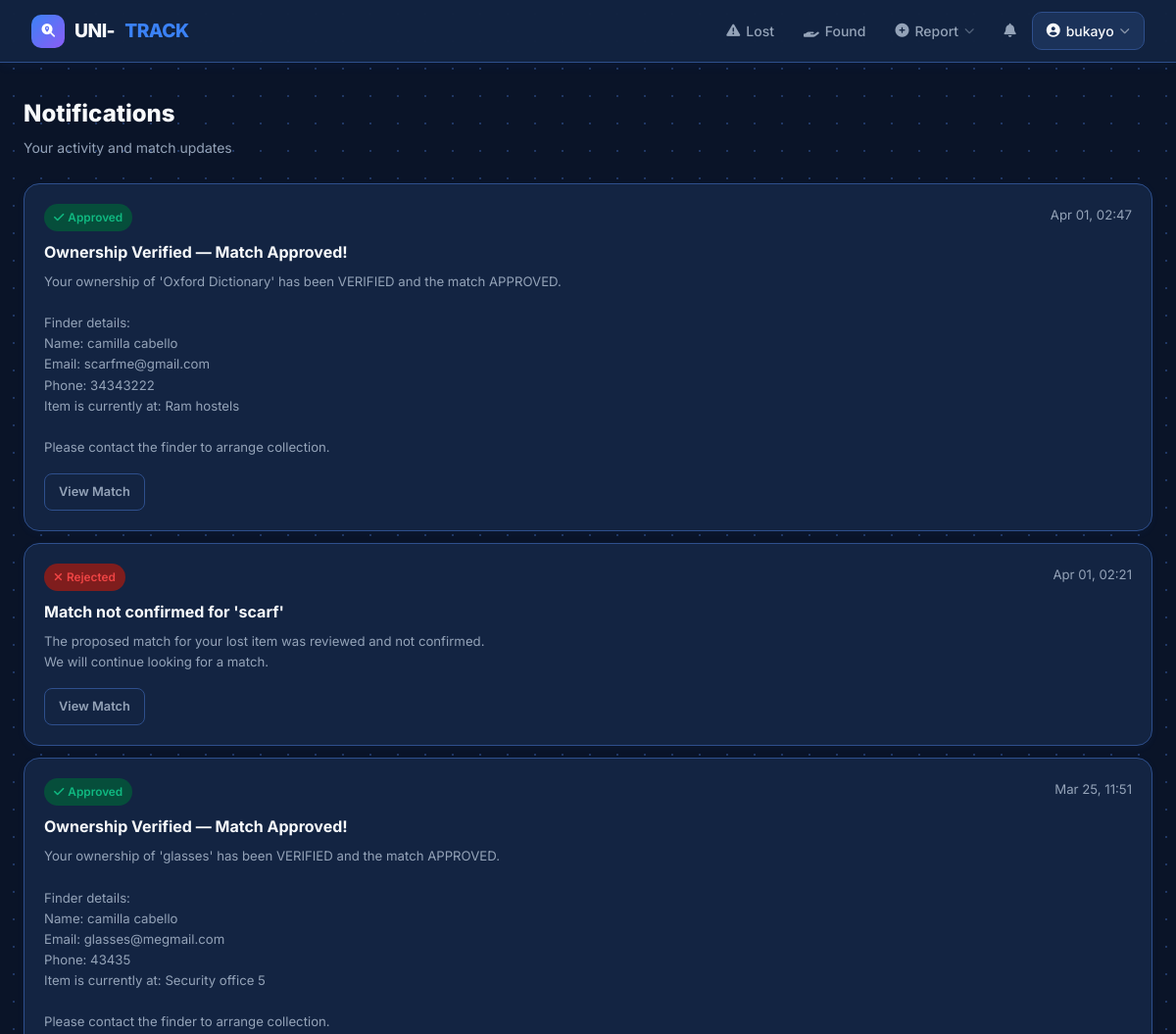
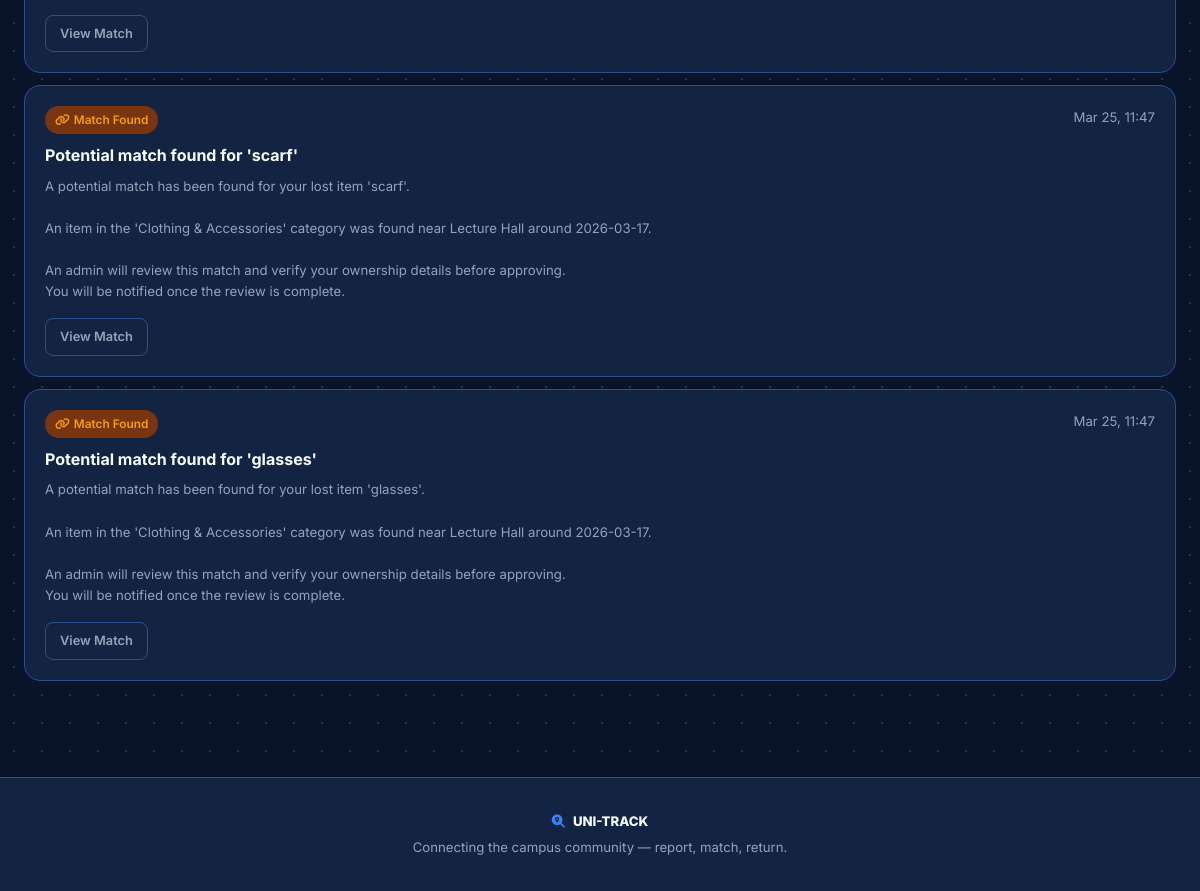
Screenshot of /notifications/ (signed in) with the database file from the repository (2 pictures, top to bottom).
### accounts/models.py (models this page shows, shortened)
class User(AbstractUser):
    ROLE_CHOICES = [
        ('student', 'Student'),
        ('staff', 'Staff'),
        ('admin', 'Administrator'),
    ]
    role = models.CharField(max_length=20, choices=ROLE_CHOICES, default='student')
    student_id = models.CharField(max_length=20, blank=True, null=True, unique=True)
    phone = models.CharField(max_length=15, blank=True, null=True)
    department = models.CharField(max_length=100, blank=True, null=True)
    profile_picture = models.ImageField(upload_to='profiles/', blank=True, null=True)
    is_verified = models.BooleanField(default=False)
    created_at = models.DateTimeField(auto_now_add=True)
    @property
    def is_admin_user(self):
        return self.role == 'admin' or self.is_staff or self.is_superuser

### items/models.py (models this page shows, shortened)
class Notification(models.Model):
    TYPE_CHOICES = [
        ('match_found', 'Potential Match Found'),
        ('match_approved', 'Match Approved'),
        ('match_rejected', 'Match Rejected'),
        ('item_returned', 'Item Returned'),
        ('new_lost', 'New Lost Item Posted'),
        ('new_found', 'New Found Item Posted'),
        ('fraud_alert', 'Fraud Alert'),
    ]
    recipient = models.ForeignKey(settings.AUTH_USER_MODEL, on_delete=models.CASCADE, related_name='notifications')
    notification_type = models.CharField(max_length=30, choices=TYPE_CHOICES)
    title = models.CharField(max_length=200)
    message = models.TextField()
    is_read = models.BooleanField(default=False)
    related_match = models.ForeignKey(ItemMatch, on_delete=models.SET_NULL, null=True, blank=True)
    created_at = models.DateTimeField(auto_now_add=True)
    class Meta:
        ordering = ['-created_at']

### items/views.py (the view)
# urls.py: path('notifications/', views.notifications, name='notifications'),
@login_required
def notifications(request):
    notifs = Notification.objects.filter(recipient=request.user)
    notifs.filter(is_read=False).update(is_read=True)
    return render(request, 'items/notifications.html', {'notifications': notifs})

### templates/items/notifications.html (shortened to what this page needs)
{% extends 'base.html' %}
{% block content %}
<div class="section-head animate-up">
  <div><div class="section-title">Notifications</div><div class="section-sub">Your activity and match updates</div></div>
</div>
{% if notifications %}
<div style="display:flex;flex-direction:column;gap:0.75rem;">
  {% for notif in notifications %}
  <div class="card animate-up" style="{% if not notif.is_read %}border-left:3px solid var(--primary);{% endif %}">
    <div class="card-body" style="padding:1.25rem;">
      <div style="display:flex;justify-content:space-between;align-items:start;gap:1rem;">
        <div style="flex:1;">
          <div style="display:flex;align-items:center;gap:8px;margin-bottom:8px;">
            {% if notif.notification_type == 'match_found' %}<span class="badge badge-warning"><i class="fas fa-link"></i> Match Found</span>
            {% elif notif.notification_type == 'match_approved' %}<span class="badge badge-success"><i class="fas fa-check"></i> Approved</span>
            {% elif notif.notification_type == 'match_rejected' %}<span class="badge badge-danger"><i class="fas fa-times"></i> Rejected</span>
            {% elif notif.notification_type == 'fraud_alert' %}<span class="badge badge-danger"><i class="fas fa-exclamation-triangle"></i> Fraud Alert</span>
            {% else %}<span class="badge badge-muted">{{ notif.get_notification_type_display }}</span>{% endif %}
          </div>
          <div style="font-weight:700;margin-bottom:6px;">{{ notif.title }}</div>
          <p class="small text-muted" style="white-space:pre-line;line-height:1.6;margin:0;">{{ notif.message }}</p>
          {% if notif.related_match %}
          <a href="{% url 'match_detail' notif.related_match.pk %}" class="btn btn-outline btn-sm mt-2">View Match</a>
          {% endif %}
        </div>
        <div class="small text-muted" style="white-space:nowrap;">{{ notif.created_at|date:"M d, H:i" }}</div>
      </div>
    </div>
  </div>
  {% endfor %}
</div>
{% else %}
<div class="empty-state animate-up">
  <i class="fas fa-bell-slash"></i>
  <h5>No notifications yet</h5>
  <p>We'll let you know when there's a match for your items.</p>
</div>
{% endif %}
{% endblock %}

### templates/base.html (shortened to what this page needs)
<!DOCTYPE html>
<html lang="en">
<head>
  <link rel="stylesheet" href="https://cdnjs.cloudflare.com/ajax/libs/font-awesome/6.4.0/css/all.min.css">
</head>
<body>
<nav class="navbar">
  <a href="{% url 'home' %}" class="nav-brand">
    <div class="brand-icon"><i class="fas fa-search-location" style="color:white;font-size:0.85rem;"></i></div>
    UNI-<span>TRACK</span>
  </a>
  <ul class="nav-links" id="navLinks">
    <li><a href="{% url 'lost_items' %}"><i class="fas fa-exclamation-triangle"></i> Lost</a></li>
    <li><a href="{% url 'found_items' %}"><i class="fas fa-hand-holding"></i> Found</a></li>
    {% if user.is_authenticated %}
    <li class="nav-dropdown">
      <a href="#"><i class="fas fa-plus-circle"></i> Report <i class="fas fa-chevron-down" style="font-size:.65rem;opacity:.5;"></i></a>
    </li>
    <li class="notif-wrap">
      <a href="{% url 'notifications' %}"><i class="fas fa-bell"></i>
      </a>
    </li>
    <li class="nav-dropdown">
      <a href="#" class="nav-pill">
        <i class="fas fa-user-circle"></i> {{ user.first_name|default:user.username }}
        <i class="fas fa-chevron-down" style="font-size:.65rem;opacity:.5;"></i>
      </a>
    </li>
    {% else %}
    <li><a href="{% url 'login' %}">Login</a></li>
    <li><a href="{% url 'register' %}" class="nav-cta"><i class="fas fa-user-plus"></i> Sign Up</a></li>
    {% endif %}
  </ul>
</nav>
<div class="main-container">
  {% block content %}{% endblock %}
</div>
<footer>
  <div class="footer-brand"><i class="fas fa-search-location" style="margin-right:8px;color:var(--primary);"></i>UNI-TRACK</div>
  <div>Connecting the campus community — report, match, return.</div>
</footer>
</body>
</html>

### rows the page displays
User: first_name "bukayo"
Notification: notification_type "match_approved" (drawn), title "Ownership Verified — Match Approved!", message "Your ownership of 'Oxford Dictionary' has been VERIFIED and the match APPROVED. Finder details: Name: camilla cabello Email: scarfme@gmail.com Phone: 34343222 Item is currently at: Ram hostels Please contact the finder to arrange collection.", shows "View Match", created_at "Apr 01, 02:47"
Notification: notification_type "match_rejected" (drawn), title "Match not confirmed for 'scarf'", message "The proposed match for your lost item was reviewed and not confirmed. We will continue looking for a match.", shows "View Match", created_at "Apr 01, 02:21"
Notification: notification_type "match_approved" (drawn), title "Ownership Verified — Match Approved!", message "Your ownership of 'glasses' has been VERIFIED and the match APPROVED. Finder details: Name: camilla cabello Email: glasses@megmail.com Phone: 43435 Item is currently at: Security office 5 Please contact the finder to arrange collection.", shows "View Match", created_at "Mar 25, 11:51"
Notification: notification_type "match_found" (drawn), title "Potential match found for 'scarf'", message "A potential match has been found for your lost item 'scarf'. An item in the 'Clothing & Accessories' category was found near Lecture Hall around 2026-03-17. An admin will review this match and verify your ownership details before approving. You will be notified once the review is complete.", shows "View Match", created_at "Mar 25, 11:47"
Notification: notification_type "match_found" (drawn), title "Potential match found for 'glasses'", message "A potential match has been found for your lost item 'glasses'. An item in the 'Clothing & Accessories' category was found near Lecture Hall around 2026-03-17. An admin will review this match and verify your ownership details before approving. You will be notified once the review is complete.", shows "View Match", created_at "Mar 25, 11:47"
